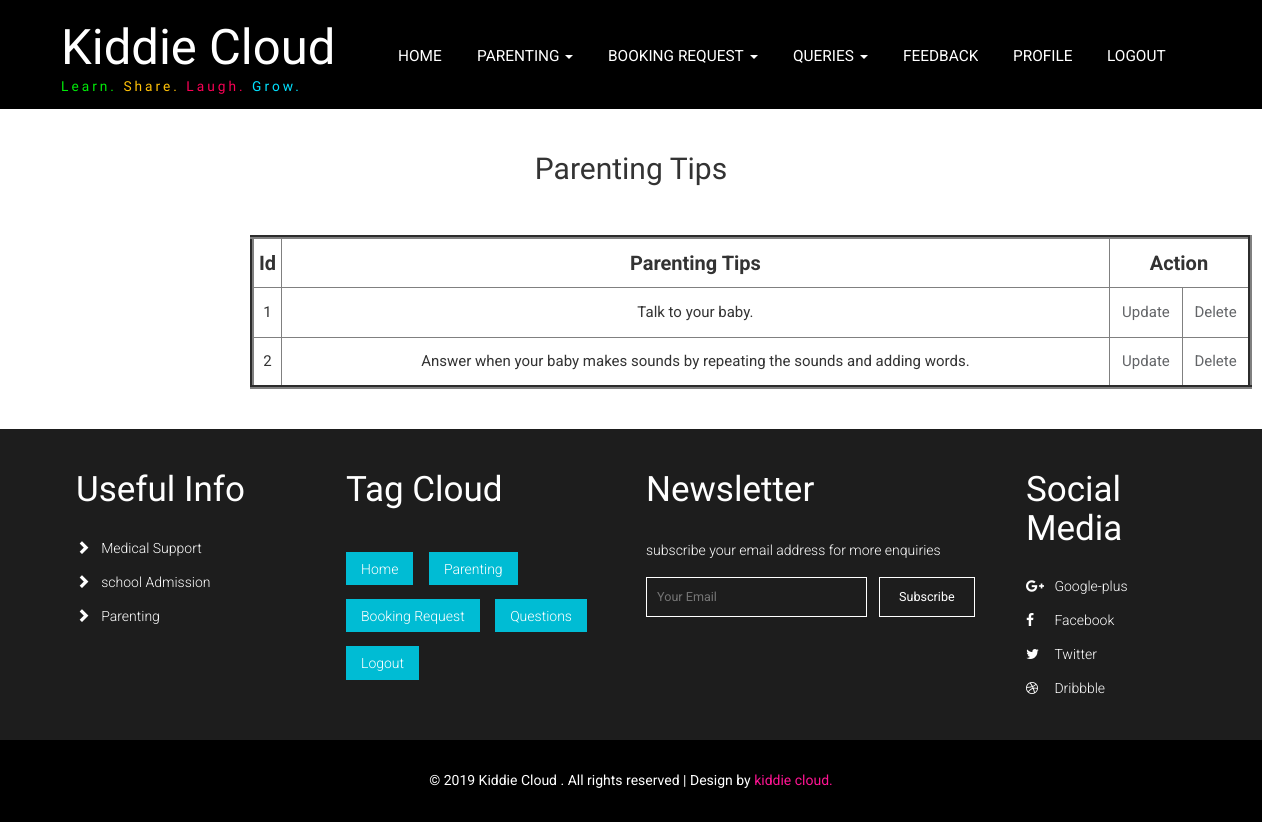
/parentingview (signed in), run on the app's committed database.
### kiddiecloud/models.py (models this page shows)
class AddParenting(db.Model):
    id = db.Column(db.Integer,primary_key=True)
    user = db.Column(db.String(200))
    parentingtips=db.Column(db.String(200),nullable=False)

### kiddiecloud/routes.py (the view)
@app.route('/parentingview')
@login_required
def parentingview():
    tasks = AddParenting.query.all()
    return render_template('parentingview.html',tasks=tasks)

### kiddiecloud/models.py (called while the page is built)
@login_manager.user_loader
def load_user(id):
    return User.query.get(int(id))

### kiddiecloud/templates/parentingview.html
{% extends 'doctor_layout.html' %}
{% block content %}
<br><br>
<h2><center>Parenting Tips</center></h2>
    <table border="4" style="width:1002px; margin-left:250px; text-align:center; margin-top: 50px;">
        <tr style="font-weight: bold;height: 50px; font-size: 20px;">
            <td>Id</th>
            <td>Parenting Tips</th>
            <td colspan=2>Action</th>
        </tr>
        {% for tasks in tasks %}
            <tr style="height: 50px;font-size: 15px;">
                <td>{{ tasks.id }}</td>
                <td>{{ tasks.parentingtips }}</td>
                <td><a href="/parentingupdate/{{tasks.id}}">Update</a></td>
                <td><a href="/parentingdelete/{{tasks.id}}">Delete</a></td>
            </tr>
        {% endfor %}
    </table>
<br><br>
{% endblock %}

### kiddiecloud/static/css/style.css (style rules this page uses)
body { margin:0; font-family: 'Roboto', sans-serif; background: #fff; }
body a { transition: 0.5s all; -webkit-transition: 0.5s all; -moz-transition: 0.5s all; -o-transition: 0.5s all; -ms-transition: 0.5s all; text-decoration:none; outline:none; }
h1,h2,h3,h4,h5,h6 { margin:0; font-family: 'Yanone Kaffeesatz', sans-serif; }

### data on the page
AddParenting: id "1", parentingtips "Talk to your baby."
AddParenting: id "2", parentingtips "Answer when your baby makes sounds by repeating the sounds and adding words."
